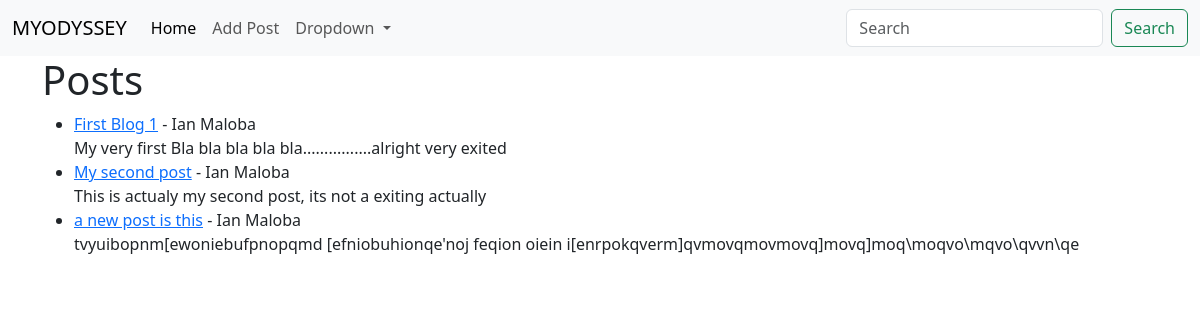
The app's page /, older data.
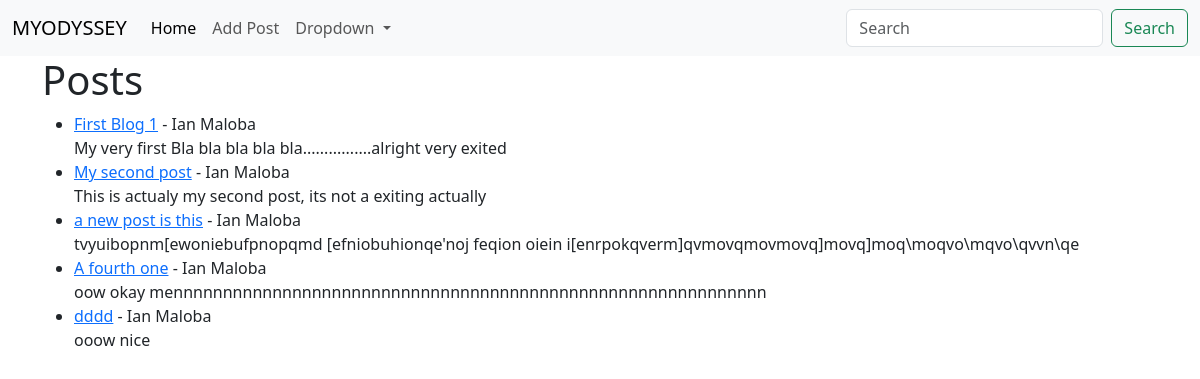
The same page, newer data.
### blog/models.py (models this page shows, shortened)
class Post(models.Model):
    title = models.CharField(max_length=255)
    author = models.ForeignKey(User, on_delete=models.CASCADE)
    body = models.TextField()

### blog/views.py (the view)
# urls.py: path('', HomeView.as_view(), name="home"),
class HomeView(ListView):
    model = Post
    template_name = "home.html"

### blog/templates/home.html
{% extends 'base.html' %}
{% block content %}
    <h1>Posts</h1>
    <ul>
        {% for post in object_list %}
            <li>
                <a href="{% url 'article-detail' post.pk %}">{{ post.title }}</a> - {{ post.author.first_name }}
                {{ post.author.last_name }}<br>
                {{ post.body }}
            </li>
        {% endfor %}
    </ul>
{% endblock %}

Row changes from the older to the newer data that the page shows:
added Post: title "A fourth one", author.first_name "Ian", author.last_name "Maloba", body "oow okay mennnnnnnnnnnnnnnnnnnnnnnnnnnnnnnnnnnnnnnnnnnnnnnnnnnnnnnnnnnn"
added Post: title "dddd", author.first_name "Ian", author.last_name "Maloba", body "ooow nice"
